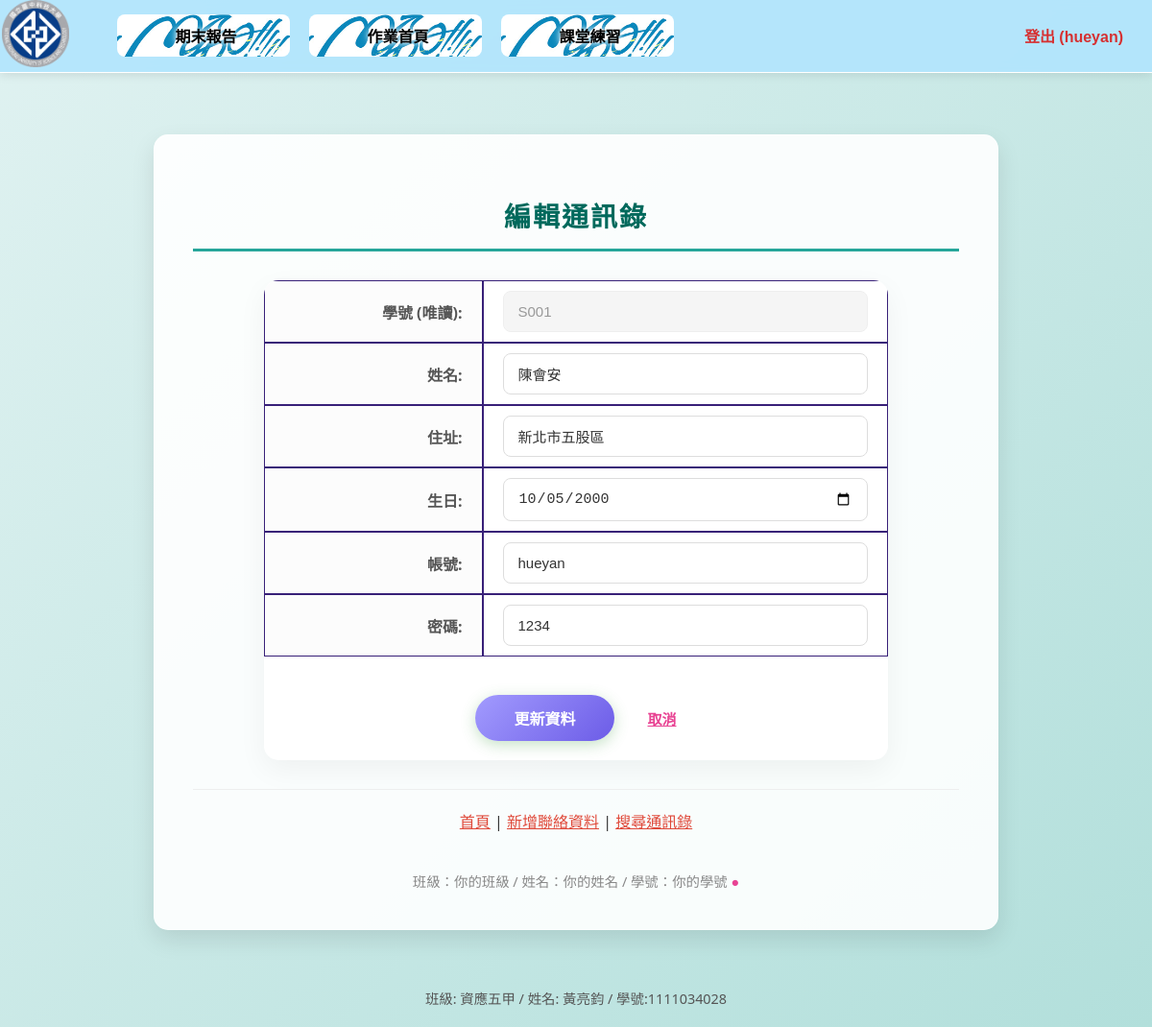
/hw/edit.php?action=edit&id=S001 (signed in), run on the app's committed database.
### tables this page shows
CREATE TABLE `students` (
  `sno` char(4) NOT NULL COMMENT '學號',
  `name` varchar(10) NOT NULL COMMENT '姓名',
  `address` varchar(255) NOT NULL COMMENT '地址',
  `birthday` date NOT NULL COMMENT '生日',
  `username` char(10) NOT NULL COMMENT '帳號',
  `password` char(10) NOT NULL COMMENT '密碼',
  `role` varchar(10) NOT NULL DEFAULT 'user',
  `picture` varchar(255) DEFAULT NULL COMMENT '頭像路徑',
  PRIMARY KEY (`sno`)
);

### hw/edit.php (the view, shortened to what this page needs)
<?php
require_once("../DB/DB_open.php");
$action = isset($_GET['action']) ? $_GET['action'] : (isset($_POST['action']) ? $_POST['action'] : '');
$id = isset($_GET['id']) ? $_GET['id'] : (isset($_POST['sno']) ? $_POST['sno'] : '');
$row = null;
if (($action == 'edit' || $action == 'update') && !empty($id)) {
    $sql = "SELECT * FROM students WHERE sno = '$id'";
    $result = mysqli_query($link, $sql);
    if ($result && mysqli_num_rows($result) > 0) {
        $row = mysqli_fetch_assoc($result);
    }
}
?>
<!DOCTYPE html>
<html lang="zh-TW">
<head>
    <link rel="stylesheet" href="css/navCSS.css">
    <link rel="stylesheet" href="css/indexCSS.css">
    <link rel="stylesheet" href="css/editForm.css">
</head>
<body>
    <div id="wrap">
        <header id="header" class="clearheader">
            <?php require "nav.php"; ?>
        </header>
        <main id="contents">
            <h2>編輯通訊錄</h2>
            <?php if ($row): ?>
            <form action="edit.php" method="post">
                <table>
                    <tr>
                        <th>學號 (唯讀):</th>
                        <td>
                            <input type="text" value="<?php echo htmlspecialchars($row['sno']); ?>" readonly>
                        </td>
                    </tr>
                    <tr>
                        <th>姓名:</th>
                        <td><input type="text" name="name" value="<?php echo htmlspecialchars($row['name']); ?>" required placeholder="請輸入姓名"></td>
                    </tr>
                    <tr>
                        <th>住址:</th>
                        <td><input type="text" name="address" value="<?php echo htmlspecialchars($row['address']); ?>" placeholder="請輸入住址"></td>
                    </tr>
                    <tr>
                        <th>生日:</th>
                        <td><input type="date" name="birthday" value="<?php echo htmlspecialchars($row['birthday']); ?>"></td>
                    </tr>
                    <tr>
                        <th>帳號:</th>
                        <td><input type="text" name="username" value="<?php echo htmlspecialchars($row['username']); ?>" placeholder="請輸入帳號"></td>
                    </tr>
                    <tr>
                        <th>密碼:</th>
                        <td><input type="text" name="password" value="<?php echo htmlspecialchars($row['password']); ?>" placeholder="請輸入密碼"></td>
                    </tr>
                    <tr>
                        <td colspan="2" class="btn-container">
                            <div class="btn-container-inner">
                                <input type="submit" value="更新資料" id="btn-update">
                                <a href="contacts.php" id="btn-cancel">取消</a>
                            </div>
                        </td>
                    </tr>
                </table>
            </form>
            <?php else: ?>
                <p style="text-align:center; color:red;">查無此資料或操作無效。</p>
            <?php endif; ?>
            <div class="footer-links" style="margin-top: 30px; border-top: 1px solid #eee; padding-top: 20px;">
                <a href="index.php">首頁</a> |
                <a href="add.php">新增聯絡資料</a> |
                <a href="search.php">搜尋通訊錄</a>
            </div>
            <div style="margin-top: 40px; font-size: 0.9em; color: #888;">
                班級：你的班級 / 姓名：你的姓名 / 學號：你的學號 <span style="color: #e84393;">●</span>
            </div>
        </main>
        <footer id="footer">
        </footer>
    </div>
</body>
</html>

### hw/css/navCss.css (style rules this page uses)
a { color: #df4839; }

### hw/css/indexCss.css (style rules this page uses)
body { background: linear-gradient(135deg, #e0f2f1 0%, #b2dfdb 100%); background-attachment: fixed; margin: 0; padding: 0; padding-top: 100px; font-family: 'Segoe UI', Tahoma, Geneva, Verdana, sans-serif; color: #333; }
#header { position: fixed; left: 0; top: 0; background-color: rgba(179, 229, 252, 0.95); width: 100%; box-shadow: 0 2px 10px rgba(0, 0, 0, 0.1); border-bottom: 1px solid white; z-index: 50; backdrop-filter: blur(5px); }
.clearheader::after { content: ""; display: block; clear: both; }
#contents { width: 798px; margin: 40px auto; padding: 40px 80px; background-color: rgba(255, 255, 255, 0.9); border-radius: 15px; box-shadow: 0 10px 25px rgba(0, 0, 0, 0.1); text-align: center; border: 1px solid rgba(255, 255, 255, 0.5); }
h2 { color: #00695c; font-size: 28px; margin-bottom: 20px; text-transform: uppercase; letter-spacing: 2px; display: block; width: 100%; border-bottom: 3px solid #26a69a; padding-bottom: 15px; }
#footer { text-align: center; clear: both; padding: 20px; color: #555; font-size: 0.9em; }
.container, #contents, #photo-contents, .card { background-color: rgba(255, 255, 255, 0.9); border-radius: 15px; box-shadow: 0 10px 25px rgba(0, 0, 0, 0.1); border: 1px solid rgba(255, 255, 255, 0.5); margin: 40px auto; padding: 40px; max-width: 800px; }

### hw/css/editForm.css (style rules this page uses)
#contents table { max-width: 650px; width: 95%; border-collapse: separate; border-spacing: 0; margin: 30px auto; background-color: #fff; box-shadow: 0 10px 30px rgba(0,0,0,0.05); border-radius: 15px; overflow: hidden; }
#contents th { text-align: right; padding: 15px 20px; color: #555; font-size: 16px; font-weight: bold; width: 35%; vertical-align: middle; background-color: #fcfcfc; }
#contents td { text-align: left; padding: 10px 20px; vertical-align: middle; }
th, td { border: 1px solid #382078; }
#contents td.btn-container { border: none !important; padding: 40px 0 20px 0; display: table-cell; text-align: center; }
.btn-container-inner { display: flex; justify-content: center; align-items: center; gap: 20px; }
input[type="text"], input[type="date"], input[type="password"], input[type="email"] { width: 100%; padding: 12px 15px; border: 1px solid #ddd; border-radius: 8px; font-size: 15px; color: #333; transition: all 0.3s ease; box-sizing: border-box; background-color: #fff; }
input[readonly] { background-color: #f5f5f5 !important; border-color: #eee !important; color: #999 !important; cursor: not-allowed; }
#btn-update { display: inline-block; padding: 12px 40px; border-radius: 50px; border: none; cursor: pointer; font-size: 16px; font-weight: bold; background: linear-gradient(135deg, #a29bfe 0%, #6c5ce7 100%); color: white; box-shadow: 0 4px 15px rgba(67, 160, 71, 0.3); transition: all 0.3s cubic-bezier(0.4, 0, 0.2, 1); margin-right: 15px; }
#btn-cancel { color: #e84393; text-decoration: underline; font-weight: bold; font-size: 15px; transition: color 0.3s; background: none; border: none; cursor: pointer; }

### data on the page
students: sno "S001", name "陳會安", address "新北市五股區", birthday "10/05/2000", username "hueyan", password "1234"

### other printed values
$_SESSION["username"] "hueyan"
